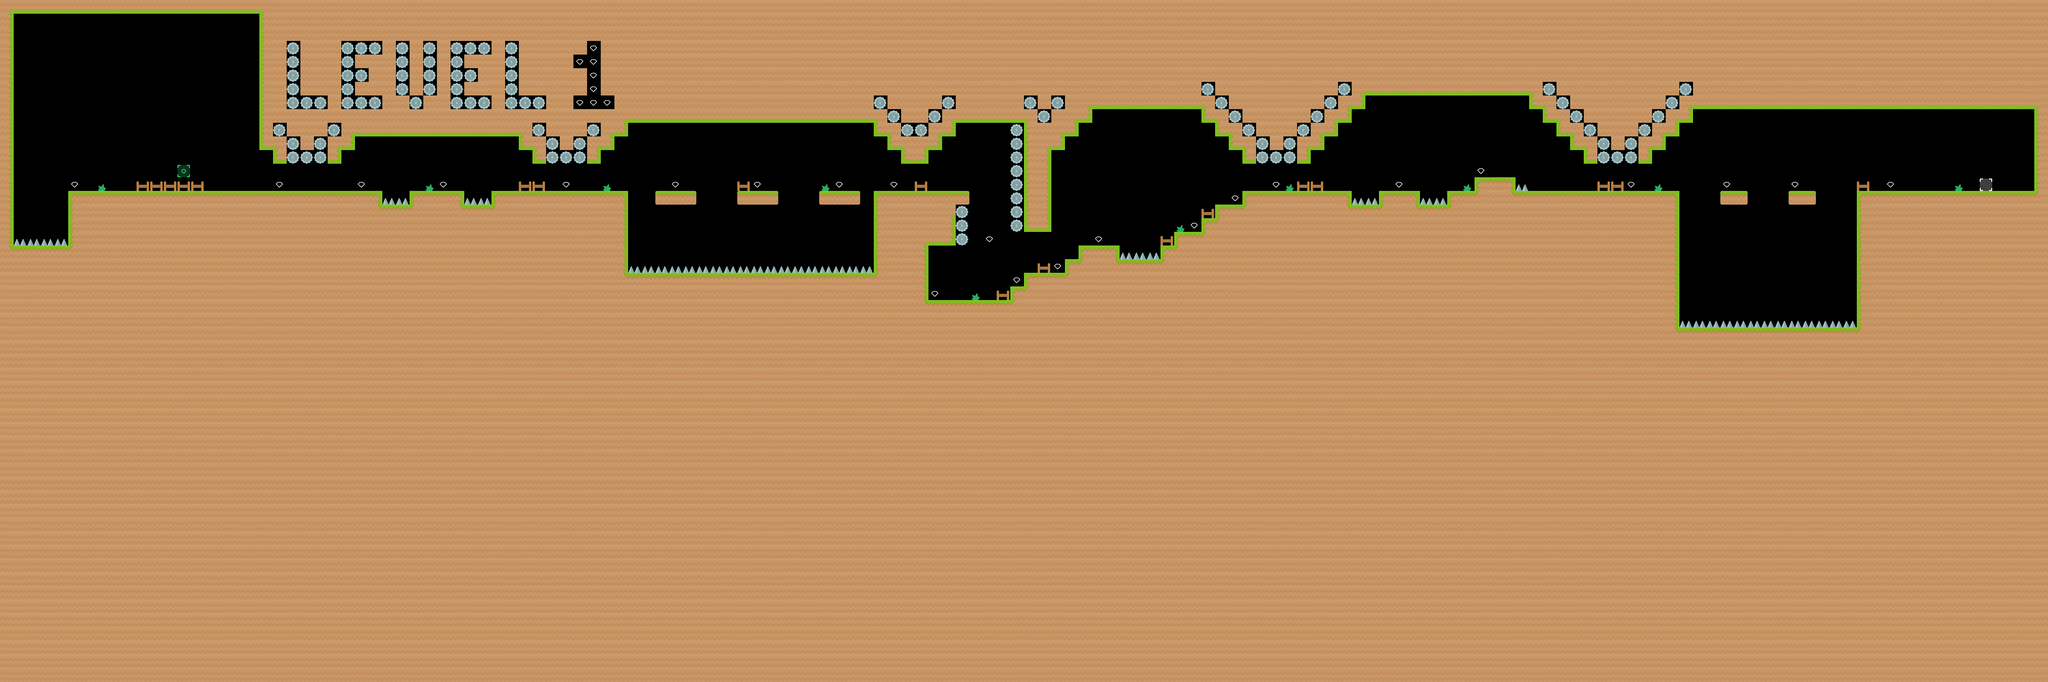

Below is a game level as drawn by its tile map, then a one-line description and the .tmx that defines it (tile-layer data replaced by summaries):
An orthogonal 150x50 tile map with 70x70 px tiles, 1 tile layer (Walls).

<map version="1.2" tiledversion="1.2.3" orientation="orthogonal" renderorder="right-down" width="150" height="50" tilewidth="70" tileheight="70" infinite="0" nextlayerid="2" nextobjectid="1">
 <tileset firstgid="1" name="py_test_tileset" tilewidth="70" tileheight="70" tilecount="25" columns="0">
  <grid orientation="orthogonal" width="1" height="1" />
  <tile id="0">
   <image width="70" height="70" source="tiles/py_test_tiles/0.png" />
  </tile>
  <tile id="1">
   <image width="70" height="70" source="tiles/py_test_tiles/1.png" />
  </tile>
  <tile id="2">
   <image width="70" height="70" source="tiles/py_test_tiles/2.png" />
  </tile>
  <tile id="3">
   <image width="70" height="70" source="tiles/py_test_tiles/3.png" />
  </tile>
  <tile id="4">
   <image width="70" height="70" source="tiles/py_test_tiles/4.png" />
  </tile>
  <tile id="5">
   <image width="70" height="70" source="tiles/py_test_tiles/5.png" />
  </tile>
  <tile id="6">
   <image width="70" height="70" source="tiles/py_test_tiles/6.png" />
  </tile>
  <tile id="7">
   <image width="70" height="70" source="tiles/py_test_tiles/7.png" />
  </tile>
  <tile id="8">
   <image width="70" height="70" source="tiles/py_test_tiles/8.png" />
  </tile>
  <tile id="9">
   <image width="70" height="70" source="tiles/py_test_tiles/9.png" />
  </tile>
  <tile id="10">
   <image width="70" height="70" source="tiles/py_test_tiles/10.png" />
  </tile>
  <tile id="11">
   <image width="70" height="70" source="tiles/py_test_tiles/11.png" />
  </tile>
  <tile id="12">
   <image width="70" height="70" source="tiles/py_test_tiles/12.png" />
  </tile>
  <tile id="13">
   <image width="70" height="70" source="tiles/py_test_tiles/13.png" />
  </tile>
  <tile id="14">
   <image width="70" height="70" source="tiles/py_test_tiles/14.png" />
  </tile>
  <tile id="15">
   <image width="70" height="70" source="tiles/py_test_tiles/15.png" />
  </tile>
  <tile id="16">
   <image width="70" height="70" source="tiles/py_test_tiles/16.png" />
  </tile>
  <tile id="17">
   <image width="64" height="64" source="tiles/py_test_tiles/17.png" />
  </tile>
  <tile id="18">
   <image width="64" height="64" source="tiles/py_test_tiles/18.png" />
  </tile>
  <tile id="19">
   <image width="64" height="64" source="tiles/py_test_tiles/19.png" />
  </tile>
  <tile id="20">
   <image width="64" height="64" source="tiles/py_test_tiles/20.png" />
  </tile>
  <tile id="21">
   <image width="64" height="64" source="tiles/py_test_tiles/21.png" />
  </tile>
  <tile id="22">
   <image width="64" height="64" source="tiles/py_test_tiles/22.png" />
  </tile>
  <tile id="23">
   <image width="64" height="64" source="tiles/py_test_tiles/23.png" />
  </tile>
  <tile id="24">
   <image width="64" height="64" source="tiles/py_test_tiles/24.png" />
  </tile>
 </tileset>
 <layer id="1" name="Walls" width="150" height="50">
  <data>[7500 cells, 6436 non-empty, 22 distinct tile ids]</data>
 </layer>
</map>
